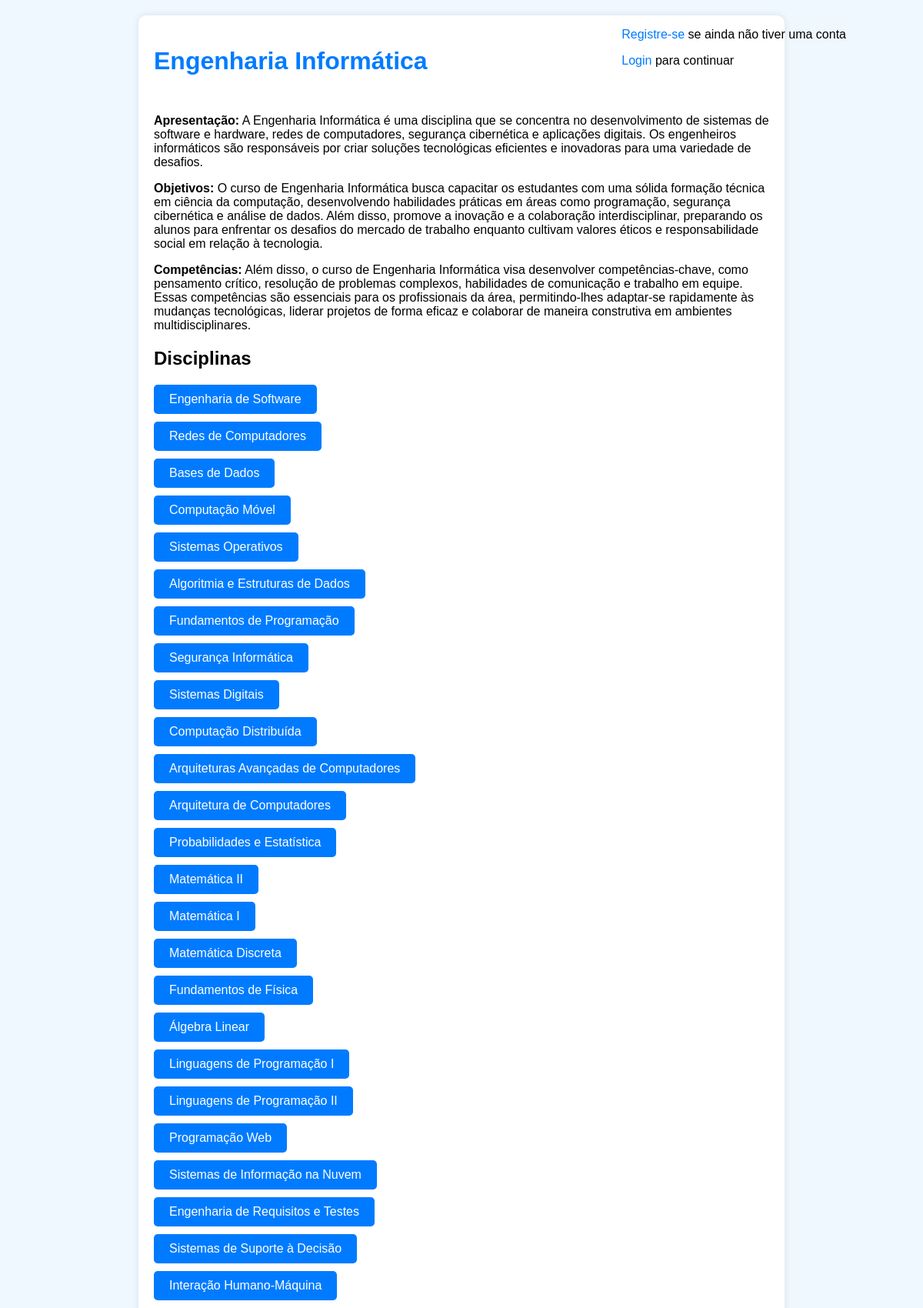
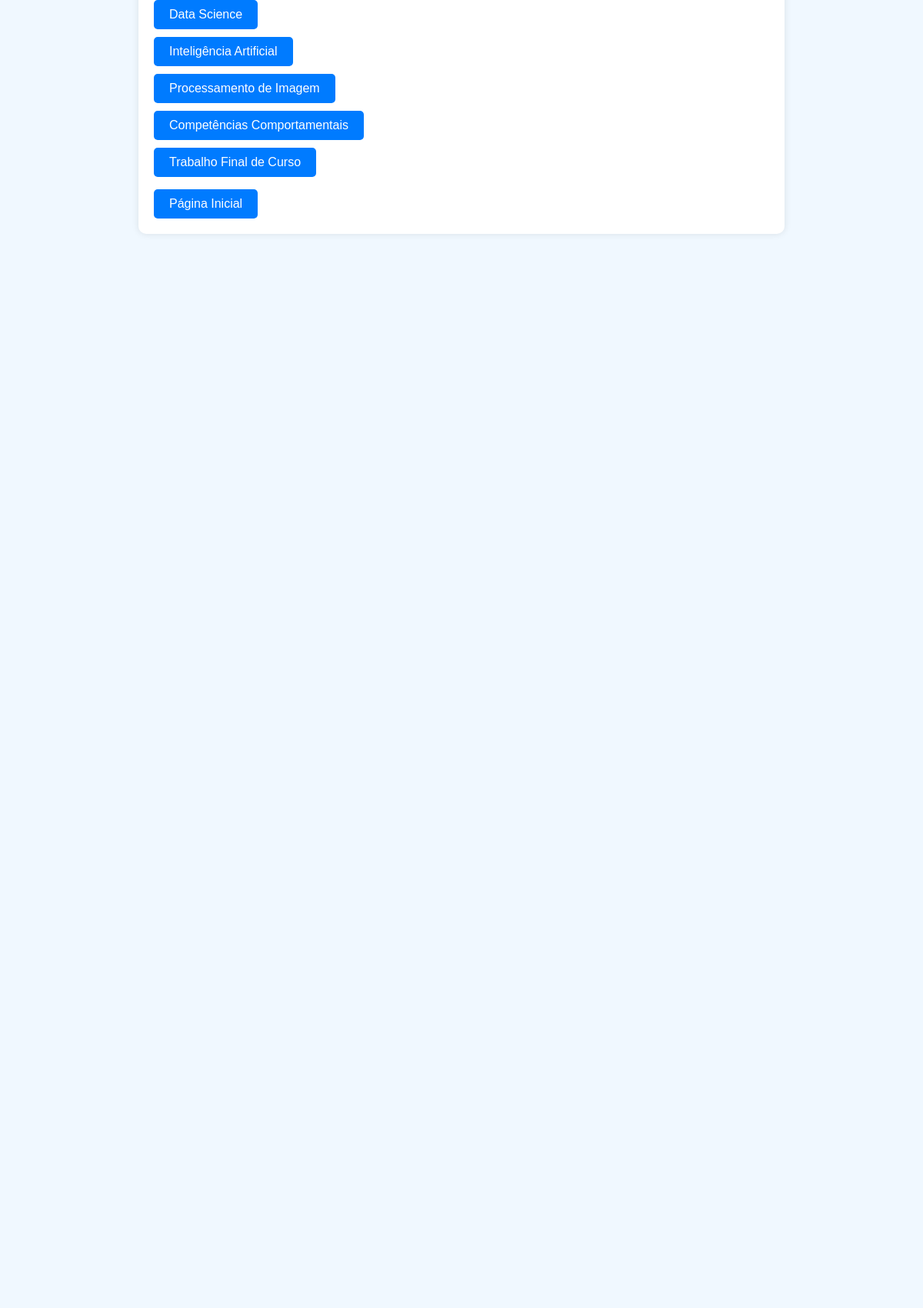
Screenshot of /curso/curso/Engenharia Informática/ (upper part) with the database file from the repository (2 pictures, top to bottom).
### curso/models.py (models this page shows, shortened)
class Curso(models.Model):
    nome = models.CharField(max_length=100, verbose_name='Nome')
    apresentacao = models.TextField(verbose_name='Apresentação')
    objetivos = models.TextField(verbose_name='Objetivos')
    competencias = models.TextField(verbose_name='Competências')
    disciplinas = models.ManyToManyField('Disciplina', related_name='cursos', verbose_name='Disciplinas')

class Disciplina(models.Model):
    nome = models.CharField(max_length=100, verbose_name='Nome')
    ano = models.IntegerField(verbose_name='Ano')
    semestre = models.IntegerField(verbose_name='Semestre')
    ects = models.IntegerField(verbose_name='Ects')
    code = models.IntegerField(verbose_name='curricularIUnitReadableCode')
    conteudos = models.CharField(max_length=500, verbose_name='Conteúdos Programáticos', default='Conteúdos Programáticos Padrão')
    area_cientifica = models.ForeignKey('Area_Cientifica', on_delete=models.CASCADE)

### curso/views.py (the view)
# urls.py: path('curso/<str:curso_nome>/', views.detalhes_curso, name='detalhes_curso'),
def detalhes_curso(request, curso_nome):
    curso = Curso.objects.get(nome=curso_nome)
    disciplinas = curso.disciplinas.all()
    context = {'curso': curso, 'disciplinas': disciplinas}
    return render(request, 'curso/detalhes_curso.html', context)

### curso/templates/curso/detalhes_curso.html (shortened to what this page needs)
<!DOCTYPE html>
<html lang="en">
<head>
</head>
<body>
    <div class="auth-menu">
        {% if user.is_authenticated %}
            <div class="login">
                <p>Logado como {{ user.username }}</p>
            </div>
            <div class="logout">
                <p><a href="{% url 'curso:logout' %}" class="auth-link">Logout</a></p>
            </div>
        {% else %}
            <div class="login">
                <div class="register">
                    <p><a href="{% url 'curso:registro' %}" class="auth-link">Registre-se</a> se ainda não tiver uma conta</p>
                </div>
                <p><a href="{% url 'curso:login' %}" class="auth-link">Login</a> para continuar</p>
            </div>
        {% endif %}
    </div>
    <div class="container">
        <h1 style="margin-bottom: 50px;">{{ curso.nome }}</h1>
        <p><strong>Apresentação:</strong> {{ curso.apresentacao }}</p>
        <p><strong>Objetivos:</strong> {{ curso.objetivos }}</p>
        <p><strong>Competências:</strong> {{ curso.competencias }}</p>
        <h2>Disciplinas</h2>
        <ul>
            {% for disciplina in curso.disciplinas.all %}
                <li>
                    <a href="{% url 'curso:detalhes_disciplina' disciplina_nome=disciplina.nome %}" class="button">{{ disciplina.nome }}</a>
                </li>
            {% endfor %}
        </ul>
        <a href="{% url 'curso:lista_cursos' %}" class="button">Página Inicial</a>
    </div>
</body>
</html>

### curso/templates/curso/detalhes_curso.html (style rules this page uses)
body { font-family: Arial, sans-serif; background-color: #f0f8ff; margin: 0; padding: 0; }
.container { max-width: 800px; margin: 20px auto; padding: 20px; background-color: #fff; border-radius: 10px; box-shadow: 0px 0px 10px 0px rgba(0,0,0,0.1); margin-bottom: 2000px; }
h1 { color: #007bff; }
p { margin-bottom: 10px; }
ul { list-style-type: none; padding: 0; }
li { margin-bottom: 10px; position: relative; }
.button { display: inline-block; padding: 10px 20px; background-color: #007bff; color: #fff; text-decoration: none; border-radius: 5px; transition: background-color 0.3s ease; }
.auth-menu { position: absolute; top: 20px; right: 100px; display: flex; align-items: center; }
.auth-link { color: #007bff; text-decoration: none; margin-left: 10px; }
strong { font-weight: bold; }

### rows the page displays
Curso: nome "Engenharia Informática", apresentacao "A Engenharia Informática é uma disciplina que se concentra no desenvolvimento de sistemas de software e hardware, redes de computadores, segurança cibernética e aplicações digitais. Os engenheiros informáticos são responsáveis por criar soluções tecnológicas eficientes e inovadoras para uma variedade de desafios.", objetivos "O curso de Engenharia Informática busca capacitar os estudantes com uma sólida formação técnica em ciência da computação, desenvolvendo habilidades práticas em áreas como programação, segurança cibernética e análise de dados. Além disso, promove a inovação e a colaboração interdisciplinar, preparando os alunos para enfrentar os desafios do mercado de trabalho enquanto cultivam valores éticos e responsabilidade social em relação à tecnologia.", competencias "Além disso, o curso de Engenharia Informática visa desenvolver competências-chave, como pensamento crítico, resolução de problemas complexos, habilidades de comunicação e trabalho em equipe. Essas competências são essenciais para os profissionais da área, permitindo-lhes adaptar-se rapidamente às mudanças tecnológicas, liderar projetos de forma eficaz e colaborar de maneira construtiva em ambientes multidisciplinares."
Disciplina: nome "Engenharia de Software"
Disciplina: nome "Redes de Computadores"
Disciplina: nome "Bases de Dados"
Disciplina: nome "Computação Móvel"
Disciplina: nome "Sistemas Operativos"
Disciplina: nome "Algoritmia e Estruturas de Dados"
Disciplina: nome "Fundamentos de Programação"
Disciplina: nome "Segurança Informática"
Disciplina: nome "Sistemas Digitais"
Disciplina: nome "Computação Distribuída"
Disciplina: nome "Arquiteturas Avançadas de Computadores"
Disciplina: nome "Arquitetura de Computadores"
Disciplina: nome "Probabilidades e Estatística"
Disciplina: nome "Matemática II"
Disciplina: nome "Matemática I"
Disciplina: nome "Matemática Discreta"
Disciplina: nome "Fundamentos de Física"
Disciplina: nome "Álgebra Linear"
Disciplina: nome "Linguagens de Programação I"
Disciplina: nome "Linguagens de Programação II"
Disciplina: nome "Programação Web"
Disciplina: nome "Sistemas de Informação na Nuvem"
Disciplina: nome "Engenharia de Requisitos e Testes"
Disciplina: nome "Sistemas de Suporte à Decisão"
Disciplina: nome "Interação Humano-Máquina"
Disciplina: nome "Data Science"
Disciplina: nome "Inteligência Artificial"
Disciplina: nome "Processamento de Imagem"
Disciplina: nome "Competências Comportamentais"
Disciplina: nome "Trabalho Final de Curso"
